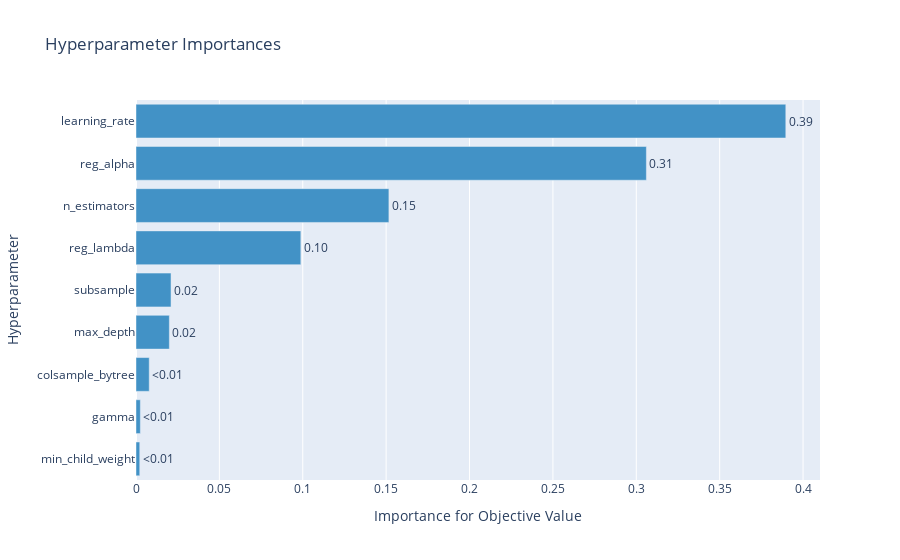

Write notebook code for a chart like this one.
### Code cell
# 하이퍼파라미터별 중요도를 확인할 수 있는 그래프
optuna.visualization.plot_param_importances(study)

### Figure 1 — Plotly figure (JSON) as saved in the notebook; plotly's stock layout.template omitted (floating-point values rounded to 4 significant figures)
{"data": [{"cliponaxis": false, "hovertemplate": ["min_child_weight (IntDistribution): 0.002253014873709943<extra></extra>", "gamma (FloatDistribution): 0.0026091350945713437<extra></extra>", "colsample_bytree (FloatDistribution): 0.007935585974316098<extra></extra>", "max_depth (IntDistribution): 0.01999725106292375<extra></extra>", "subsample (FloatDistribution): 0.021004724512036107<extra></extra>", "reg_lambda (FloatDistribution): 0.09884317353464178<extra></extra>", "n_estimators (IntDistribution): 0.15165171530022006<extra></extra>", "reg_alpha (FloatDistribution): 0.30605103182413823<extra></extra>", "learning_rate (FloatDistribution): 0.3896543678234427<extra></extra>"], "marker": {"color": "rgb(66,146,198)"}, "orientation": "h", "text": ["<0.01", "<0.01", "<0.01", "0.02", "0.02", "0.10", "0.15", "0.31", "0.39"], "textposition": "outside", "type": "bar", "x": [0.002253, 0.002609, 0.007936, 0.02, 0.021, 0.09884, 0.1517, 0.3061, 0.3897], "y": ["min_child_weight", "gamma", "colsample_bytree", "max_depth", "subsample", "reg_lambda", "n_estimators", "reg_alpha", "learning_rate"]}], "layout": {"showlegend": false, "title": {"text": "Hyperparameter Importances"}, "xaxis": {"title": {"text": "Importance for Objective Value"}}, "yaxis": {"title": {"text": "Hyperparameter"}}}}
